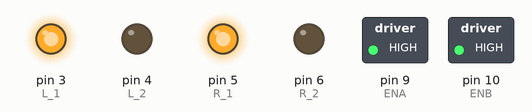
Recording of a sketch running on a simulated Arduino Uno, built with avr-gcc and run on an emulated ATmega328P. Shown: switched loads named in the sketch (green lamp = pin HIGH), output pins drawn as LEDs (lit = HIGH).

Above: at 0.2 s.
At 1.2 s:
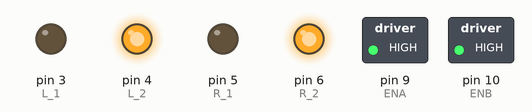
At 1.7 s:
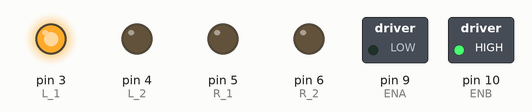
At 2.7 s:
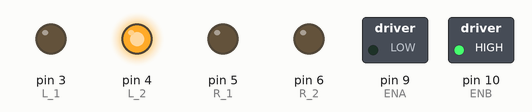
At 3.7 s:
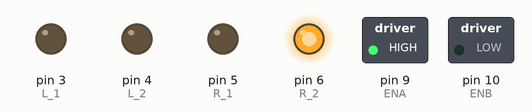
At 5.2 s:
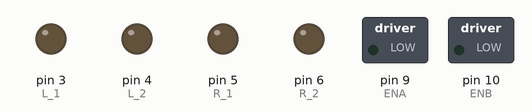
Timing chart, 0 to 5.9 s (numbered marks = the images above):
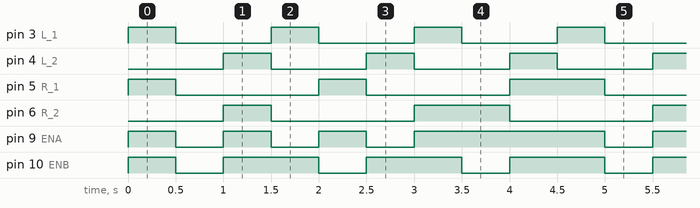

Measured:
- by itself, pin 3 (L_1), pin 4 (L_2): alternates HIGH for 0.50 s and LOW for 1.0 s
- by itself, pin 5 (R_1): repeats every 4.5 s: LOW 1.5 s, HIGH 0.50 s, LOW 1.5 s, HIGH 1.0 s
- by itself, pin 6 (R_2): repeats every 4.5 s: LOW 1.5 s, HIGH 1.0 s, LOW 1.5 s, HIGH 0.50 s
- by itself, pin 9 (ENA): repeats every 4.5 s: 2 × (LOW 0.50 s, HIGH 0.50 s), LOW 0.50 s, HIGH 2.0 s
- by itself, pin 10 (ENB): repeats every 1.5 s: LOW 0.50 s, HIGH 1.0 s

The sketch:

MotorTestor.ino
```cpp
const int L_1 = 3;
const int L_2 = 4;
const int ENA = 9;
const int R_1 = 5;
const int R_2 = 6;
const int ENB = 10;
const int Time_Delay = 500;
void setup() {
  pinMode(L_1,OUTPUT);
  pinMode(L_2,OUTPUT);
  pinMode(ENA,OUTPUT);
  pinMode(R_1,OUTPUT);
  pinMode(R_2,OUTPUT);
  pinMode(ENB,OUTPUT);
}

void RightForward(){
  digitalWrite(ENA,HIGH);
  digitalWrite(R_1,HIGH);
  digitalWrite(R_2,LOW);
}
void RightStop(){
  digitalWrite(ENA,LOW);
  digitalWrite(R_1,LOW);
  digitalWrite(R_2,LOW);
}
void RightBackward(){
  digitalWrite(ENA,HIGH);
  digitalWrite(R_1,LOW);
  digitalWrite(R_2,HIGH);
}
void LeftForward(){
  digitalWrite(ENB,HIGH);
  digitalWrite(L_1,HIGH);
  digitalWrite(L_2,LOW);
}
void LeftStop(){
  digitalWrite(ENB,LOW);
  digitalWrite(L_1,LOW);
  digitalWrite(L_2,LOW);
}
void LeftBackward(){
  digitalWrite(ENB,HIGH);
  digitalWrite(L_1,LOW);
  digitalWrite(L_2,HIGH);
}
void loop() {
  LeftForward();
  RightForward();

  delay(Time_Delay);

  LeftStop();
  RightStop();

  delay(Time_Delay);

  LeftBackward();
  RightBackward();

  delay(Time_Delay);

  LeftForward();
  RightStop();

  delay(Time_Delay);

  LeftStop();
  RightForward();

  delay(Time_Delay);

  LeftBackward();
  RightStop();

  delay(Time_Delay);

  LeftForward();
  RightBackward();

  delay(Time_Delay);

  LeftStop();
  RightBackward();

  delay(Time_Delay);

  LeftBackward();
  RightForward();

  delay(Time_Delay);
}
```
